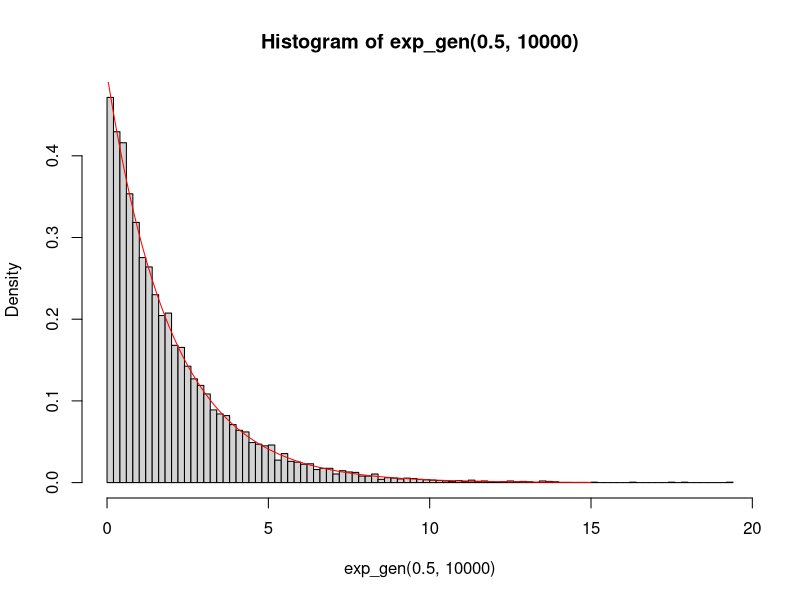
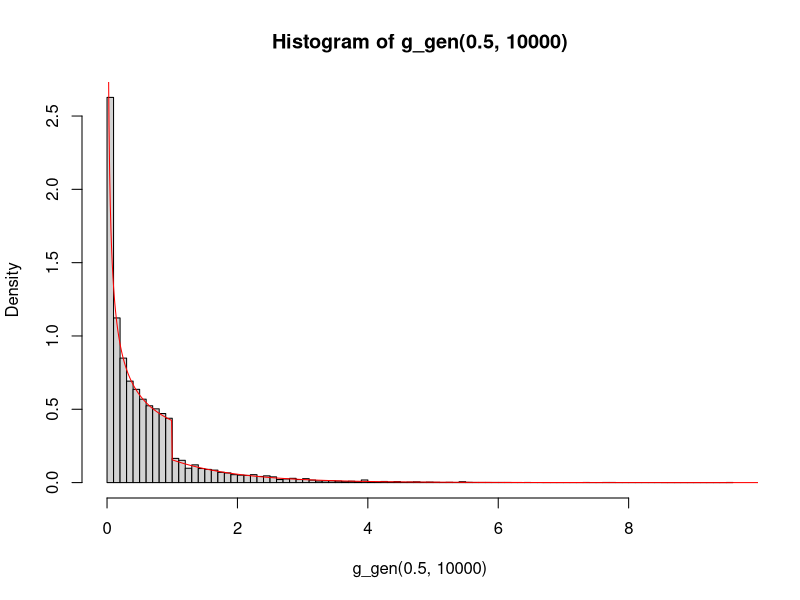
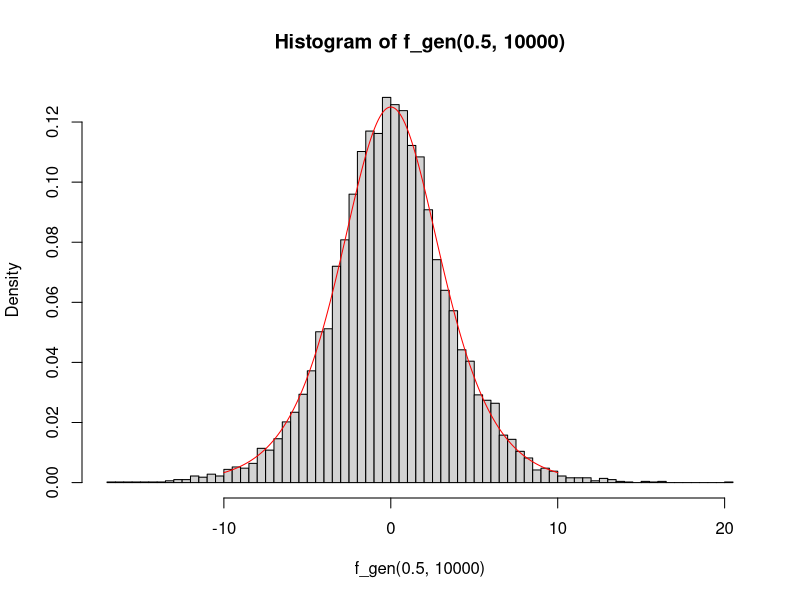
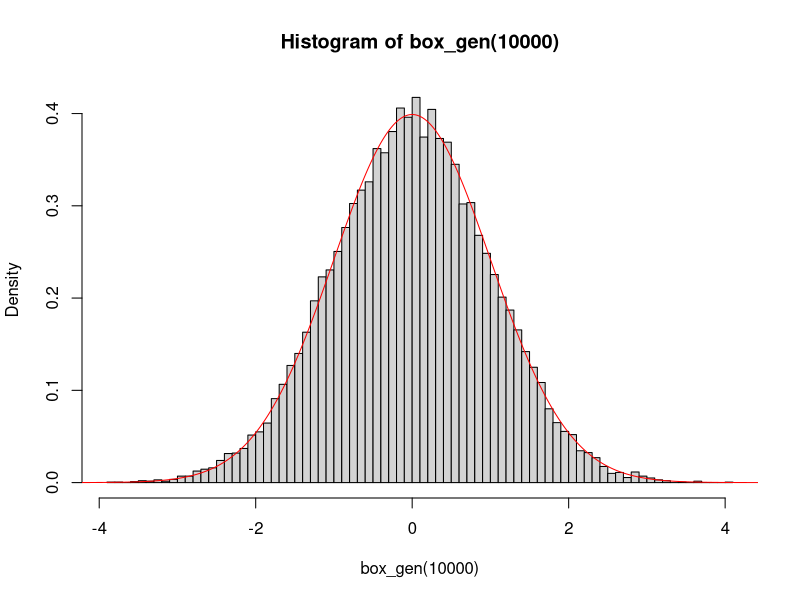
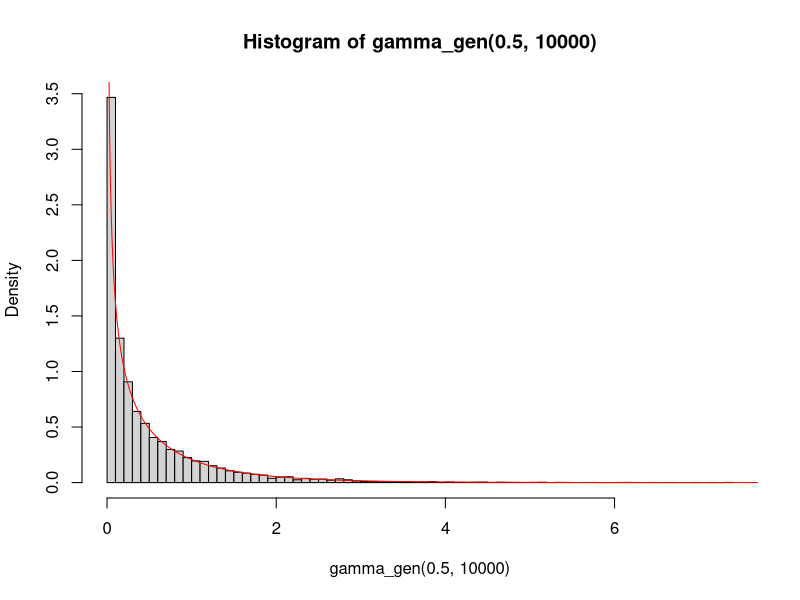
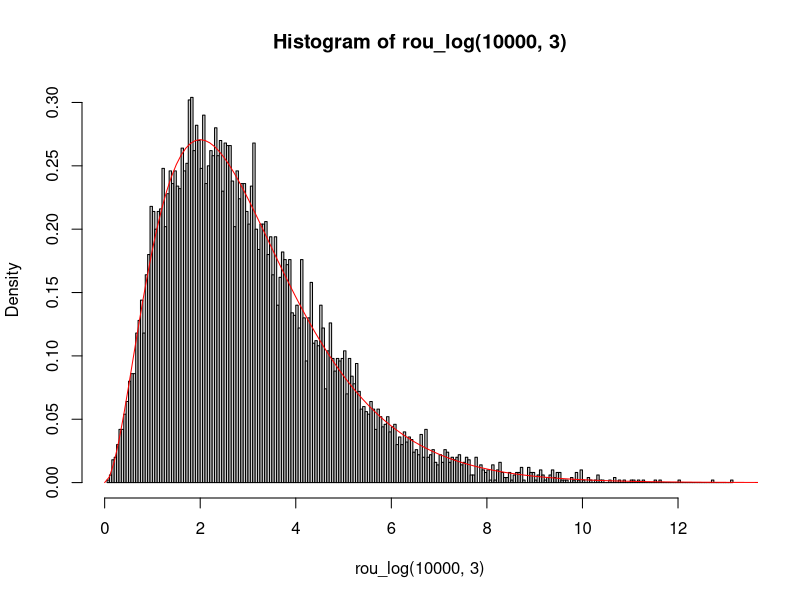
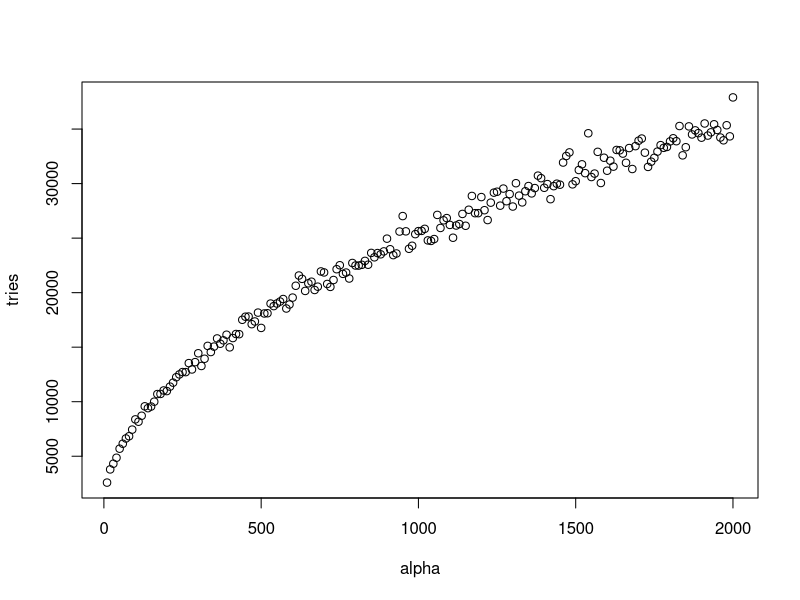
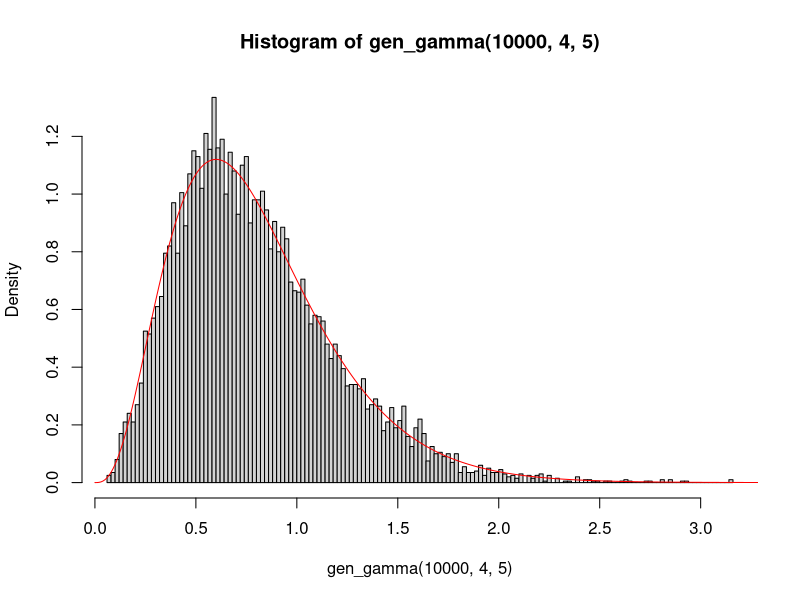

The R source for these figures, in order:
## ---- chunk 1
knitr::opts_chunk$set(echo = TRUE)
## ---- chunk 2
exp_gen <- function(lam, n) {
  u = runif(n)
  -(1/lam)*log(u)
}

hist(exp_gen(0.5,10000),breaks = 100, freq = FALSE)
lines(c(0:1500)/100,dexp(c(0:1500)/100,0.5),col="red")
## ---- chunk 3

invG <- function(x,c,a){
  if (x < c/a){
    k <- ((a/c)*x)**a
  }
  else if (c/a <= x){
    k <- -log(-x/c + 1/exp(1) + 1/a)
  }
  else {
    print("Error")
  }
  k
}


g_gen <- function(a,n){
  c <- (exp(1)*a) / (exp(1)+a)
  u <- runif(n)

  ifelse(u < c/a,
         ((a/c) * u) ^ (1/a),
         -1 * log((1/exp(1)) + (1/a) - (u/c)))
}

g_dens <- function(x,a){
  c <- (exp(1)*a) / (exp(1)+a)
  
  gx <- c(1:length(x))
  for (i in c(1:length(x))){
    if (x[i] <= 0){
      gx[i] <- 0
    }
    else if (1 <= x[i]){
      gx[i]<- c*exp(-x[i])
    }
    else{
      gx[i] <- c*x[i]^(a-1)
    }
  }
  gx
}

hist(g_gen(0.5,10000),breaks = 100, freq = FALSE)
lines(c(1:1000)/100,g_dens(c(1:1000)/100,0.5),col="red")

## ---- chunk 4
invF <- function(x,a){
  k <- log(x/(1-x))/a
}

f_gen <- function(a, n) {
  u <- runif(n)
  v <- invF(u,a)
  v
}

f_dens <- function(x,a){
  (a*exp(a*x))/((1+exp(a*x))^2)
}

hist(f_gen(0.5,10000),breaks = 100, freq = FALSE)
lines(c(-1000:1000)/100,f_dens(c(-1000:1000)/100,0.5),col="red")
## ---- chunk 5
box_gen <- function(n) {
  x1 <- runif(n) * 2*pi
  x2 <- exp_gen(0.5, n) #right?

  y1 <- sqrt(x2) * sin(x1)
  y2 <- sqrt(x2) * cos(x1)

  c(y1,y2)
}

hist(box_gen(10000), breaks=100, freq = FALSE)
lines(c(-500:500)/100,dnorm(c(-500:500)/100),col="red")
## ---- chunk 6
dnormal <- function(my,sig,n) {

  d = length(my)

  y <- matrix(nrow=n, ncol=d)
  x <- matrix(box_gen(d*n/2), d, n)
  A = t(chol(sig))

  my_matrix <- matrix(rep(my,n), nrow=d, ncol=n)

  y <- my_matrix + A%*%x
  
  y
}


my <- c(1,2) 
sig <- matrix(c(5,1,1,3), nrow=2, ncol=2)
print(sig)#Given Sigma = Cov[x,y] matrix
y <- dnormal(my,sig,10000)
cov(t(y))#Estimated Sigma from samples
print(my)#Given my = E[x] vector
rowMeans(y)#Estimated my from samples
## ---- chunk 7
gamma_gen <- function(alph, n) {

  if(1/(alph*gamma(alph)) < 1){
    c <- 1
  }
  else{
    c <- 1/(alph*gamma(alph))
  }

  i <- 0
  y <- c(1:n)*0

  while (i < n){

    x <- g_gen(alph,1)
    u <- runif(1)

    ifelse(x<1,
           a <- (1/c)*1/(alph*gamma(alph))*exp(-x),
           a <- (1/c)*1/(alph*gamma(alph))*x^(alph-1))
    if (u<=a) {
      y[i+1] <- x
      i <- i+1
    }
  }
  y
}

hist(gamma_gen(0.5,10000), breaks=100, freq = FALSE)
lines(c(0:1000)/100,dgamma(c(0:1000)/100,0.5),col="red")
## ---- chunk 8
#Function generating samples from the gamma distribution using the ratio of uniforms method
rou <- function(n,alph){

  a <- sqrt((alph-1)^(alph-1)*exp(-(alph-1)))
  b <- sqrt((alph+1)^(alph+1)*exp(-(alph+1)))


  f_star <- function(x,alph){
    x^(alph-1)*exp(-x)
  }

  y <- c(1:n)*0
  tries <- 0
  i <- 0
  while (i < n){
    tries <- tries +1
    x1 <- runif(1,0,a)
    x2 <- runif(1,0,b)

    if(x1 <= sqrt(f_star(x2/x1,alph))){
      i <- i+1
      y[i] <- x2/x1
    }

  }

  y
}

#Altered version of rou, implemented in log scale. Does not work for alpha = 1
rou_log <- function(n,alph,returnTries = FALSE){

  la <- (alph-1)/2*log(alph-1) - (alph-1)/2
  lb <- (alph+1)/2*log(alph+1) - (alph+1)/2

  y <- c(1:n)*0
  tries <- 0
  i <- 0
  while (i < n){
    tries <- tries +1
    #These samples are uniformly distributed after taking the exponetial
    l1 <- la - exp_gen(1,1)
    l2 <- lb - exp_gen(1,1)

    #log(x1) <= log(sqrt(f*(x2/x1)))
    if( l1 <= (alph-1)/2 *(l2-l1) - exp( l2-l1 )/2 ){
      i <- i+1
      y[i] <- exp(l2-l1)
    }

  }
  if(returnTries){
    tries
  }
  else{
    y
  }
}


hist(rou_log(10000,3),breaks=200,freq=FALSE)
lines(c(0:150)/10,dgamma(c(0:150)/10,3),col="red")


plot_tries <- function(){
  
  alpha <- c(1:200)*10
  
  tries <- c(1:200)*0
  for (i in 1:200){
    tries[i] <- rou_log(1000,alpha[i],TRUE)
  }
  plot(alpha,tries)
}

plot_tries()


## ---- chunk 9
gen_gamma <- function(n,alpha,beta){

  x <- c(1:n)*0

  ifelse(alpha == 1,
         x <- rou(n,alpha)/beta,
         x <- rou_log(n,alpha)/beta)
  
  x
}

hist(gen_gamma(10000,4,5),breaks=200,freq=FALSE)
lines(c(0:1500)/100,dgamma(c(0:1500)/100,4,rate=5),col="red")

## ---- chunk 10
gen_beta <- function(n,alpha,beta){
  x <- gen_gamma(n,alpha,1)
  y <- gen_gamma(n,beta,1)
  z <- x/(x+y)
  z
}

hist(gen_beta(10000,4,7),breaks=200,freq=FALSE)
lines(c(0:100)/100,dbeta(c(0:100)/100,4,7),col = "red")
## ---- chunk 11
n = 100000
samples <- box_gen(n)[1:n]
## ---- chunk 12
# Expected theta
h <- samples > 4  # We set h(x) = I(x > 4)
exp_theta <- sum(h) / n

# 95% confidence interval
sd_theta <- sd(h) / sqrt(n)
z <- 1.960
conf_int1 <- c(exp_theta - z*sd_theta, exp_theta + z*sd_theta)
conf_int1

# Interval size
conf_int1[2] - conf_int1[1]
## ---- chunk 13
q_gen <- function(n) {
  u <- runif(n)
  
  sqrt(-2*log(1-u) + 16)
}

hist(q_gen(10000), breaks = 100)
n <- 100000
q_samples <- q_gen(n)
exp_theta2 <- sum(1/q_samples) * (1/(2*pi*n*exp(8)))
sd_theta2 <- sd(1/q_samples) * (1/(2*pi*sqrt(n)*exp(8)))
z <- 1.960
conf_int2 <- c(exp_theta2 - z*sd_theta2, exp_theta2 + z*sd_theta2)

conf_int1[2] - conf_int1[1]
conf_int2[2] - conf_int2[1]
## ---- chunk 14
anti_q_gen <- function(n){
  u <- runif(n)
  anti_u <- 1 - u
  
  c(sqrt(-2*log(1-u) + 16), sqrt(-2*log(1-anti_u) + 16))
}

## ---- chunk 15
n_3 <- 50000 # We use half the size of n since anti_q_gen(n) generates 2n variates
anti_q_samples <- anti_q_gen(n_3)
exp_theta3 <- sum(1/anti_q_samples) * (1/(2*pi*n_3*exp(8)))
sd_theta3 <- sd(1/anti_q_samples) * (1/(2*pi*sqrt(n_3)*exp(8)))
z <- 1.960
conf_int3 <- c(exp_theta3 - z*sd_theta3, exp_theta3 + z*sd_theta3)

conf_int3[2] - conf_int3[1] # task 3
conf_int2[2] - conf_int2[1] # task 2
## ---- chunk 16
y <- c(125, 18, 20, 34)

f_theta_y_not_normalized <- function(theta){###
  (((2+theta)^(y[1]))*((1-theta)^(y[2]+y[3]))*(theta^(y[4])))
}

normalizing_c <- unlist(integrate(f_theta_y_not_normalized, 0, 1)[1])

# Posterior distribution
f_theta_y_dens <- function(theta){
  (((2+theta)^(y[1]))*((1-theta)^(y[2]+y[3]))*(theta^(y[4]))) / normalizing_c
}

gen_f_theta_y <- function(n){
  # c = max(f/g). g(theta|y) is 1 and max(f(theta|y)) = (sqrt(53809)+15)/394 is
  # found by solving d/d(theta) f(theta) = 0.
  c <- f_theta_y_dens((sqrt(53809)+15)/394)

  i <- 0
  y <- (1:n)*0

  while (i < n){
    x <- runif(1)
    
    # The acceptance probability is f(x)/(c*g(x)). g(x) is always 1 in beta(1, 1)
    accept_prob <- f_theta_y_dens(x)/c
    
    u <- runif(1)
    if (u <= accept_prob) {
      y[i+1] <- x
      i <- i+1
    }
  }
  
  y
}
## ---- chunk 17
M = 10000
samples <- gen_f_theta_y(M)

# E[f(theta|y)], the posterior mean
post_mean <- sum(samples)/M

hist(gen_f_theta_y(M),breaks=200,freq=FALSE)
lines((0:100)/100,f_theta_y_dens(c(0:100)/100),col="red")
abline(v = post_mean, col = 'blue')

post_mean_num_int <-unlist(integrate(function(theta) theta*f_theta_y_dens(theta),0,1)[1])
post_mean_num_int
## ---- chunk 18
# Similar to gen_f_theta_y(n), but finds the mean amount of tries per value generated
tries_for_1 <- function(n){
  
  # c = max(f/g). g(theta|y) is 1 and max(f(theta|y)) = (sqrt(53809)+15)/394 is
  # found by solving d/d(theta) f(theta) = 0.
  c <- f_theta_y_dens((sqrt(53809)+15)/394)

  i <- 0
  tries <- 0

  while (i < n){
    tries <- tries + 1
    x <- runif(1)
    accept_prob <- f_theta_y_dens(x)/c
    
    u <- runif(1)
    if (u <= accept_prob) {
      i <- i+1
    }
  }
  
  tries / n
}

tries_for_1(M)
## ---- chunk 19
num_tries <- f_theta_y_dens((sqrt(53809)+15)/394)
num_tries
## ---- chunk 20
beta_dens <- function(z,alpha,beta){
  ((gamma(alpha+beta))/(gamma(alpha)*gamma(beta)))*(z^(alpha-1))*((1-z)^(beta-1))
}



new_f_theta_y_dens <- function(theta){
  beta_dens(theta,1,5)*f_theta_y_dens(theta)
}


imp_sample <- function(x){

  hx = x
  fx = new_f_theta_y_dens(x)
  gx = f_theta_y_dens(x)
  wx = fx/gx

  sum(hx*wx)/sum(wx)
}

imp_sample(samples)

## ---- chunk 21
plot(c(0:100)/100,beta_dens(c(0:100)/100,1,5))
